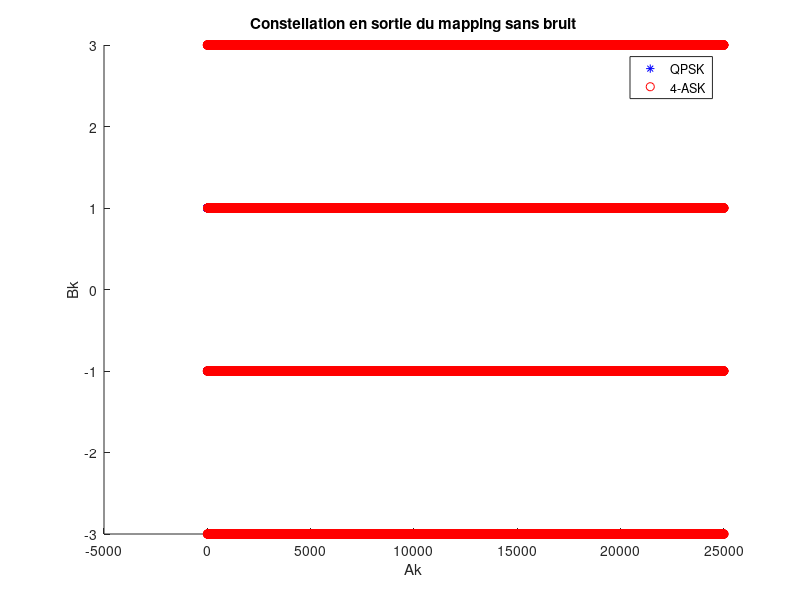

MATLAB code for this plot: (Note: this script raises an error after producing the figure.)
Rb=3000; % débit binaire
Fe = 6e3;

NBBITS=50000;
Bits=randi([0 1], NBBITS, 1);

EbN0_db=0:1:6; % rapport signal à bruit en Db
EbN0=10.^(EbN0_db/10); % en rapport


%% CONSTANTES FILTES
ROLL_OFF=0.35;
L=10;
M=4; % ordre de la modulation

% Initialisation des constantes du programme
Te = 1 / Fe; % Temps d'échantillonage
Tb=1/Rb; % Temps binaire
Ts=Tb*log2(M); % Temps symbole
Ns=round(Ts/Te); % Facteur de sur-échantillonage

%% MAPPING
% mapping de gray QPSK
% 0 0 -> I=-1, Q=-1
% 0 1 -> I=-1, Q=1
% 1 1 -> I=1, Q=1
% 1 0 -> I=1, Q=-1
Ak_qpsk = 2*Bits(1:2:end) - 1;
Bk_qpsk = 2*Bits(2:2:end) - 1;
Dk_qpsk = Ak_qpsk + 1i*Bk_qpsk;

ind1 = 1:2:NBBITS;
ind2 = 2:2:NBBITS;
SymAsk = 2*Bits(ind1) + Bits(ind2); % symboles 4-ASK
Dk_4ask = pammod(SymAsk, M, 0, "gray");

figure
hold on
plot(Ak_qpsk, Bk_qpsk, "b*")
plot(Dk_4ask, "ro");
title("Constellation en sortie du mapping sans bruit")
xlabel("Ak")
ylabel("Bk")
legend("QPSK", "4-ASK");

%% MODULATEUR BANDE DE BASE
B = rcosdesign(ROLL_OFF, L, Ns, 'sqrt');
u = zeros(1, Ns);
u(1) = 1;
k_qpsk = kron(Dk_qpsk', u);
k_qpsk = [k_qpsk, zeros(1, L/2*Ns)];
h_qpsk=filter(B, 1, k_qpsk); % signal bande de base
h_qpsk=h_qpsk(L/2*Ns+1:end); % suppression des valeurs nulles à cause du retard du filtre
temps = linspace(0, (length(Dk_qpsk)-1)*Ts, length(h_qpsk));  


k_ask = kron(Dk_4ask', u);
k_ask = [k_ask, zeros(1, L/2*Ns)];
h_ask=filter(B, 1, k_ask); % signal bande de base
h_ask=h_ask(L/2*Ns+1:end); % suppression des valeurs nulles à cause du retard du filtre



%% Tracé des DSP
figure
hold on
dsp = pwelch(h_qpsk, [],[],[],Fe,'twosided');
ech_freq=linspace(-Fe/2, Fe/2, length(dsp));
semilogy(ech_freq, fftshift(dsp));
dsp = pwelch(h_ask, [],[],[],Fe,'twosided');
ech_freq=linspace(-Fe/2, Fe/2, length(dsp));
semilogy(ech_freq, fftshift(dsp));
legend('QPSK', 'ASK');
title('DSP')

TEB_qpsk = zeros(length(EbN0), 1); % vecteur des TEB
TEB_qpsk_th = zeros(length(EbN0), 1); % vecteur des TEB
TEB_ask = zeros(length(EbN0), 1); % vecteur des TEB
TEB_ask_th = zeros(length(EbN0), 1); % vecteur des TEB

for j=1:length(EbN0)
    ebn0 = EbN0(j);
    TES_ask_th = 2 * (1 - 1/M) * qfunc(sqrt(6*ebn0*log2(M) / (M*M - 1)));
    TEB_ask_th(j) = TES_ask_th / log2(M);
    TEB_qpsk_th(j) = qfunc(sqrt(4*EbN0(j))*sin(pi/M)); % Es=2*Eb et TEB = TES/log2(M)



    h_bruite_qpsk = bruit_complexe(h_qpsk, Ns, M, ebn0);
    h_bruite_ask = bruit_complexe(h_ask, Ns, M, ebn0);

    %% DEMODULATION QPSK BANDE DE BASE
    h_bruite_qpsk = [h_bruite_qpsk, zeros(1, L/2*Ns)];
    B = rcosdesign(ROLL_OFF, L, Ns, "sqrt");
    Hr = filter(B, 1, h_bruite_qpsk);
    Hr = Hr(L/2*Ns+1:end);

    %% Décision symboles
    seuilR = 0; % seuil sur la partie réelle
    seuilI = 0; % seuil sur la partie imaginaire
    Hr_ech = Hr(1:Ns:end);
    % figure
    % hold on
    % plot(real(Hr_ech), imag(Hr_ech), "r*")
    % title(strcat("Constellation pour Eb/N0=", strcat(num2str(EbN0_db(j)), "db")))
    % xlabel("Ak_qpsk")
    % ylabel("Bk_qpsk")
    DecAk_qpsk = real(Hr_ech) > seuilR;
    DecBk_qpsk = imag(Hr_ech) < seuilI;


    BitsDecodes = zeros(NBBITS, 1);
    %% Dé-mapping
    for i=1:length(DecAk_qpsk)
       if DecAk_qpsk(i)
           BitsDecodes(2*i-1) = 1;
       end
       if DecBk_qpsk(i)
           BitsDecodes(2*i) = 1;
       end
    end
    TEB_qpsk(j) = sum(BitsDecodes ~= Bits) / NBBITS;


    %% DEMODULATION 4-ASK BANDE DE BASE
    h_bruite_ask = [h_bruite_ask, zeros(1, L/2*Ns)];
    B = rcosdesign(ROLL_OFF, L, Ns, "sqrt");
    Hr = filter(B, 1, h_bruite_ask);
    Hr = Hr(L/2*Ns+1:end);

    %% Décision symboles
    NbSym = length(Dk_4ask);
    Hr_ech = Hr(1:Ns:end);
    figure
    hold on
    plot(real(Hr_ech), zeros(length(Hr_ech), 1), "b*")
    title(strcat("Constellation pour Eb/N0=", strcat(num2str(EbN0_db(j)), "db")))
    xlabel("Ak")

    DecSymAsk = pamdemod(Hr_ech, M, 0, "gray");
    BitsDecodes_ask = zeros(2*length(DecSymAsk), 1);
    for i=1:length(DecSymAsk)
        sym = DecSymAsk(i);
        if sym == 1 || sym == 3
            BitsDecodes_ask(2*i) = 1;
        end

        if sym >= 2
            BitsDecodes_ask(2*i-1) = 1;
        end
    end
    TEB_ask(j) = sum(BitsDecodes_ask ~= Bits) / NBBITS;

end

%% Trace du TEB
figure 
hold on
semilogy(EbN0_db, TEB_qpsk, "m-*")
semilogy(EbN0_db, TEB_ask, "r-*")
semilogy(EbN0_db, TEB_ask_th, "b--o")
semilogy(EbN0_db, TEB_qpsk_th, "g--o")
legend("QPSK exp", "4-ASK exp", "4-ASK Théorique", "QPSK Théorique")
title("TEB en fonction du bruit")
xlabel("Eb/N0 (db)")
ylabel("TEB")
yscale('log')
grid("on")
xticks(EbN0_db)